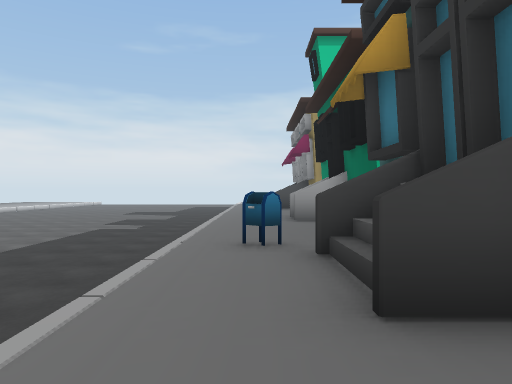
[1] (above)

18 first-person views from a walk through a scene from a Unity 3-D project. The camera is 1.5 m above the floor, looks level and sees 70° across. The floor is counted in squares, 2 m on a side. Each view is taken from the middle of a square. On the plan, view 1 faces up. The plan holds only what a view shows up to about 11 squares ahead; the rest is blank. The place goes on beyond the plan. Some animated figures are left out. Some surface patterns are stand-ins.

[2]
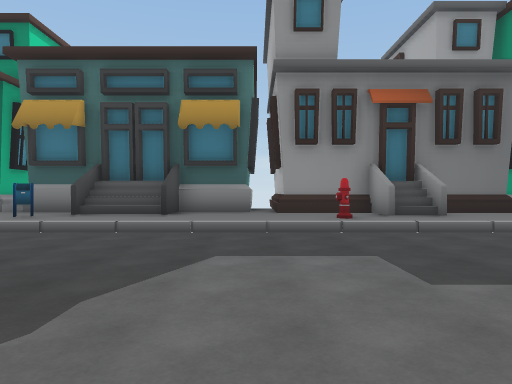

[3]
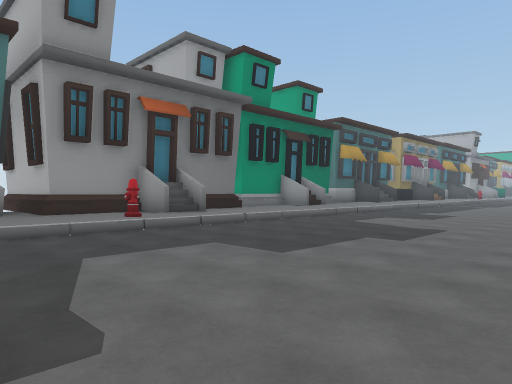

[4]
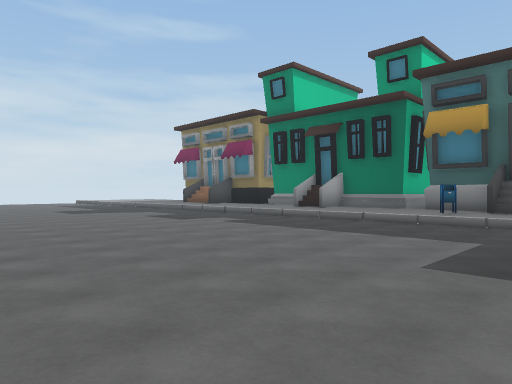

[5]
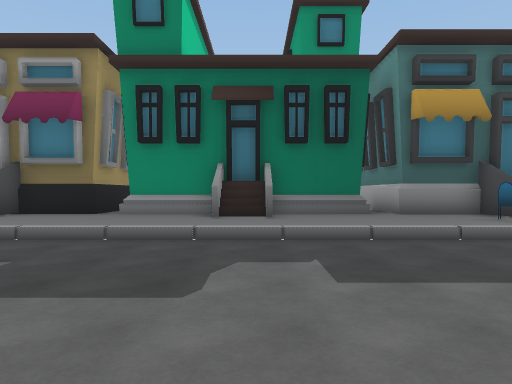

[6]
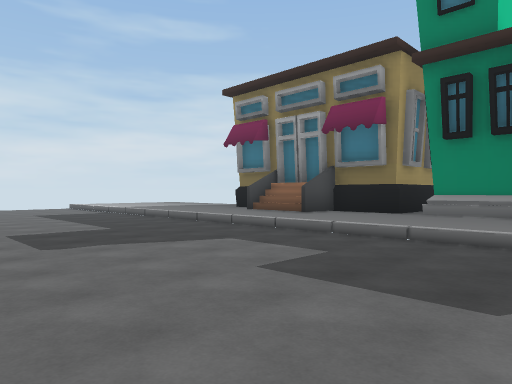

[7]
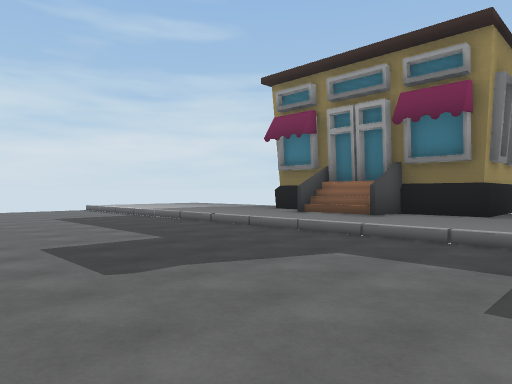

[8]
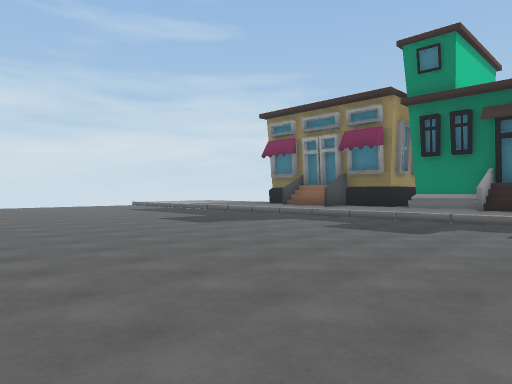

[9]
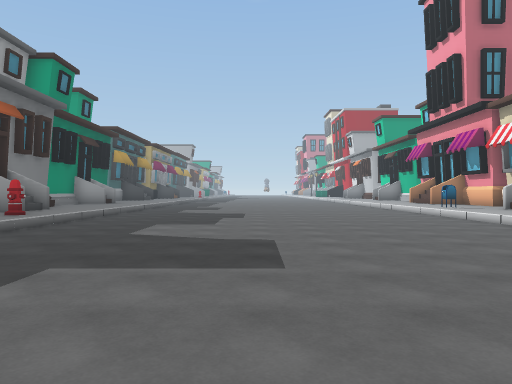

[10]
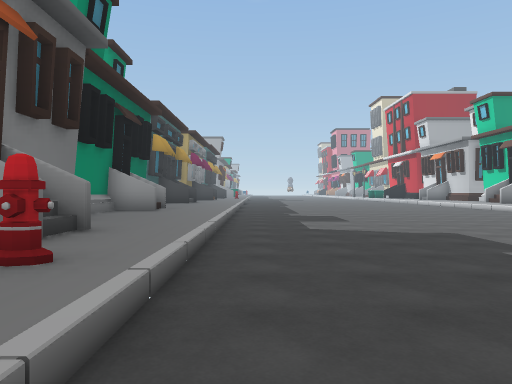

[11]
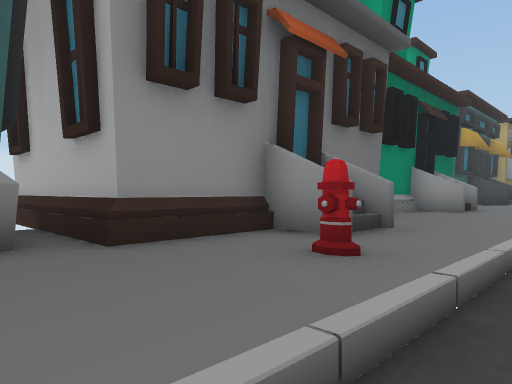

[12]
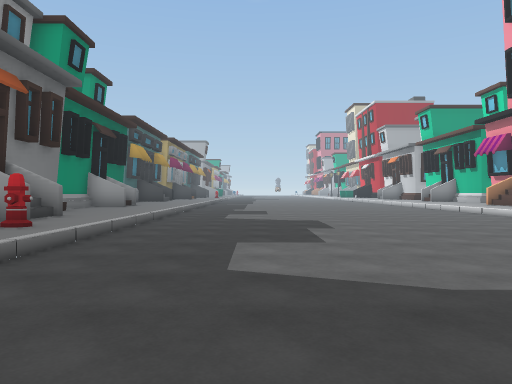

[13]
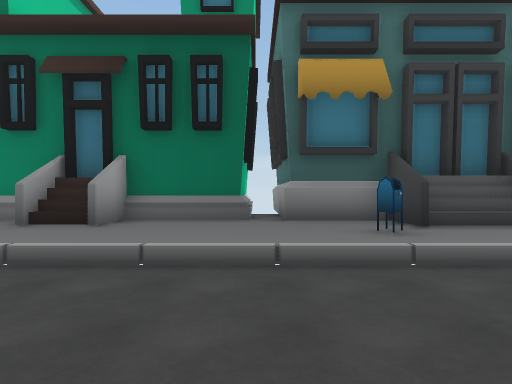

[14]
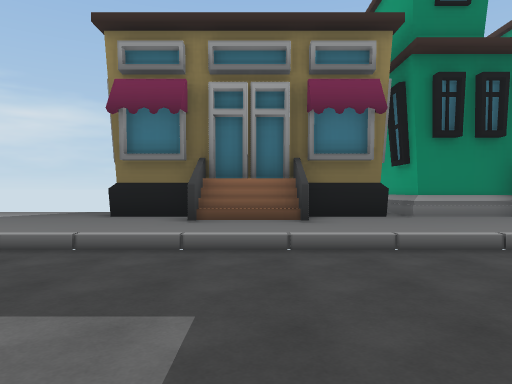

[15]
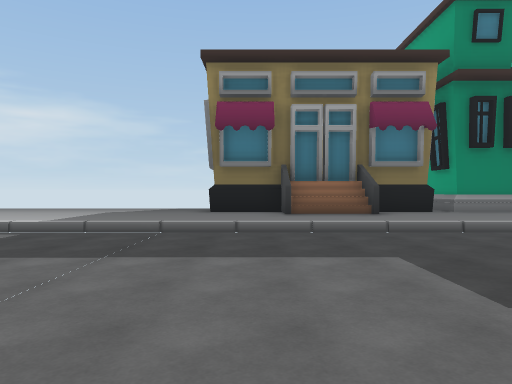

[16]
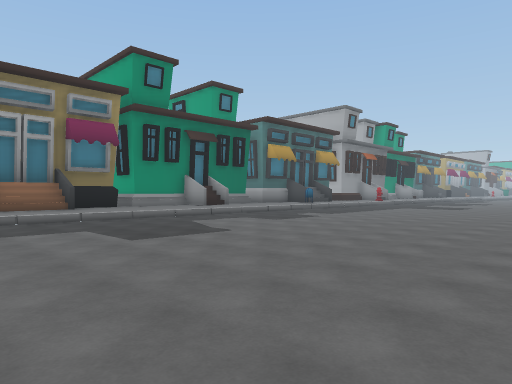

[17]
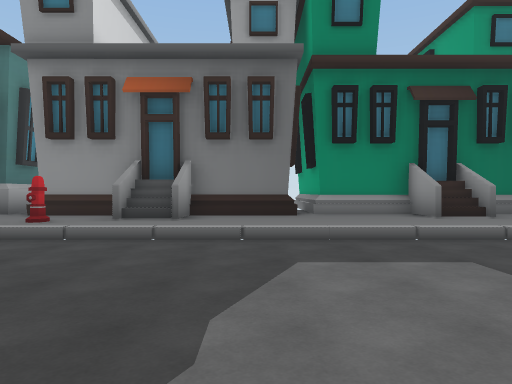

[18]
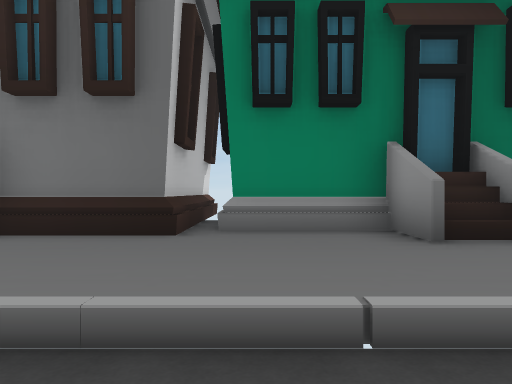

### Floor plan
Key: @ floor where view 1 was taken; # wall or solid block; . main floor; : floor 0.5 m higher than the main floor; / step, stairs or slope; = window, fence, low wall or low ledge; B building; H hydrant; O other object.
Columns run from 13 left of view 1 to 7 right of it. Each row starts with its distance up from view 1.
 20   . ......../:::
 19    ........./:::
 18   ........../:BB
 17   ..........///B
 16    ........./:BB
 15    ........./:::
 14    ........./:::##B
 13    ........./:::##B
 12    ........./:::# BB
 11   ........../:BB#
 10   ........../:BB#
  9    ........./:::#
  8   . ......../:::#
  7     ......../:::::BB
  6     ......../::###BB
  5    ........./O:#
  4    ........./:B#
  3     ........///#
  2    ........./:B#
  1    ........./::#
  0   ........../@::::
 -1  /........../::###BB
 -2  /........../H:#
 -3 :/........../:B#
 -4 //........../:B#
 -5    ........./::#
 -6   ........../::##
 -7   ........../::B##BB=
 -8      ......./:::##
 -9     ......../:::#
-10     ......../:BB#

Positions as (right, up) in squares from view 1, and headings:
1: (0, 0), facing up
2: (-8, 0), facing right
3: (-8, 2), facing down-right
4: (-10, 2), facing up-right
5: (-7, 10), facing right
6: (-7, 10), facing up-right
7: (-7, 12), facing up-right
8: (-11, 8), facing up-right
9: (-6, 7), facing down
10: (-2, 1), facing down
11: (-2, 1), facing down-right
12: (-4, 4), facing down
13: (-5, 7), facing right
14: (-6, 17), facing right
15: (-8, 19), facing right
16: (-11, 20), facing down-right
17: (-7, -6), facing right
18: (-3, -8), facing right
